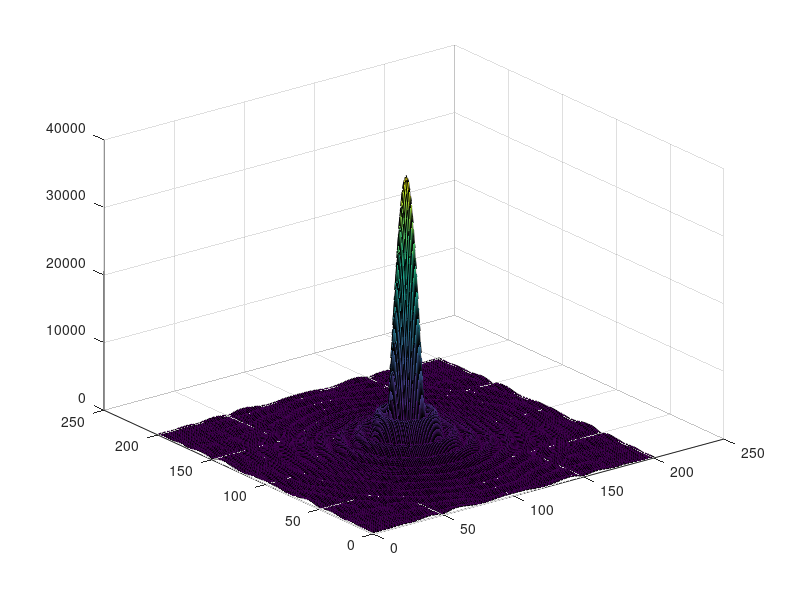

Write MATLAB code to recreate this figure.
rect=zeros(51);
rect(25:35,25:35)=ones(11);
surf(rect);
surf(abs(fft2(rect)));
surf(abs(fftshift(rect)));
surf(abs(fftshift(fft2(fftshift(rect)))));
rect1=zeros(201);
h=fspecial('disk',10);
rect1(90:110,90:110)=40000*h;
surf(abs(rect1));
surf(abs(fftshift(fft2(fftshift(rect1)))));
